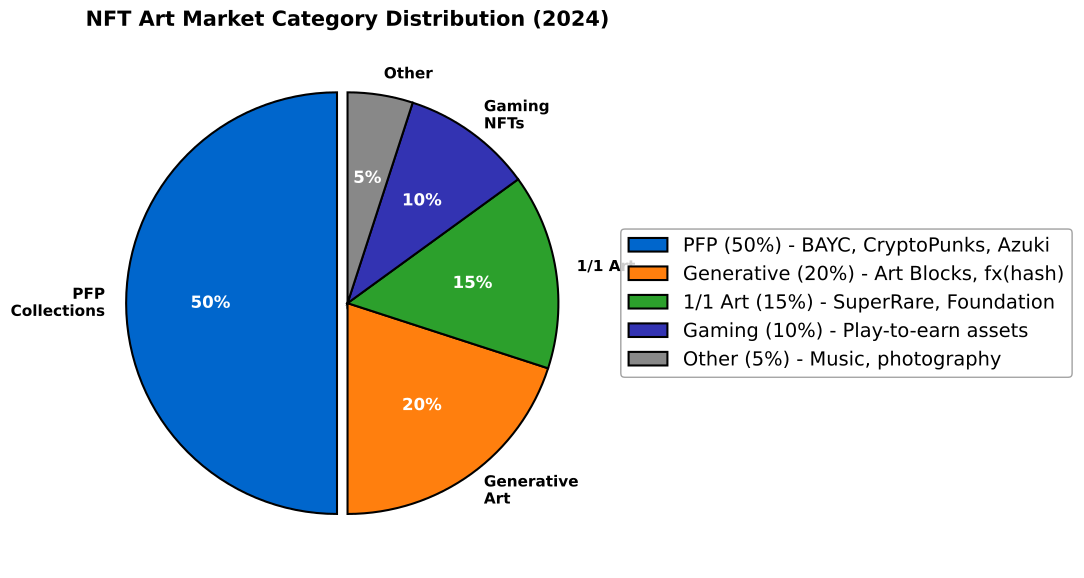

Write Python code to recreate this figure.
"""
NFT Art Category Distribution (2024)
Pie chart showing market breakdown
"""

import matplotlib.pyplot as plt
from pathlib import Path

CHART_METADATA = {
    'title': 'Category Distribution',
    'url': 'https://github.com/Digital-AI-Finance/Blockchain_Crypto/tree/main/Module_C_NFTs_Digital_Assets/L25_Digital_Art_Collectibles/charts/05_category_distribution'
}

plt.rcParams.update({
    'font.size': 14,
    'axes.labelsize': 14,
    'axes.titlesize': 16,
    'xtick.labelsize': 12,
    'ytick.labelsize': 12,
    'legend.fontsize': 12,
    'figure.figsize': (10, 6),
    'figure.dpi': 150
})

MLPURPLE = '#3333B2'
MLBLUE = '#0066CC'
MLORANGE = '#FF7F0E'
MLGREEN = '#2CA02C'
MLRED = '#D62728'

fig, ax = plt.subplots(figsize=(10, 6))

# Category breakdown (2024 estimates)
labels = ['PFP\nCollections', 'Generative\nArt', '1/1 Art', 'Gaming\nNFTs', 'Other']
sizes = [50, 20, 15, 10, 5]
colors = [MLBLUE, MLORANGE, MLGREEN, MLPURPLE, '#888888']
explode = (0.05, 0, 0, 0, 0)  # Slightly separate PFP (largest)

wedges, texts, autotexts = ax.pie(sizes, explode=explode, labels=labels, colors=colors,
                                   autopct='%1.0f%%', startangle=90,
                                   textprops={'fontsize': 11, 'fontweight': 'bold'},
                                   wedgeprops={'edgecolor': 'black', 'linewidth': 1.5})

# Make percentage text white for dark wedges
for autotext in autotexts:
    autotext.set_color('white')
    autotext.set_fontsize(12)

# Add legend with examples
legend_labels = [
    'PFP (50%) - BAYC, CryptoPunks, Azuki',
    'Generative (20%) - Art Blocks, fx(hash)',
    '1/1 Art (15%) - SuperRare, Foundation',
    'Gaming (10%) - Play-to-earn assets',
    'Other (5%) - Music, photography'
]

ax.legend(wedges, legend_labels, loc='center left', bbox_to_anchor=(1, 0.5),
          fontsize=14, frameon=True, facecolor='white', edgecolor='#888')

ax.set_title('NFT Art Market Category Distribution (2024)', fontweight='bold', fontsize=15, pad=10)
plt.tight_layout()

output_path = Path(__file__).parent / 'chart.pdf'
plt.savefig(output_path, bbox_inches='tight', dpi=300)
print(f"Chart saved to: {output_path.absolute()}")
plt.close()
